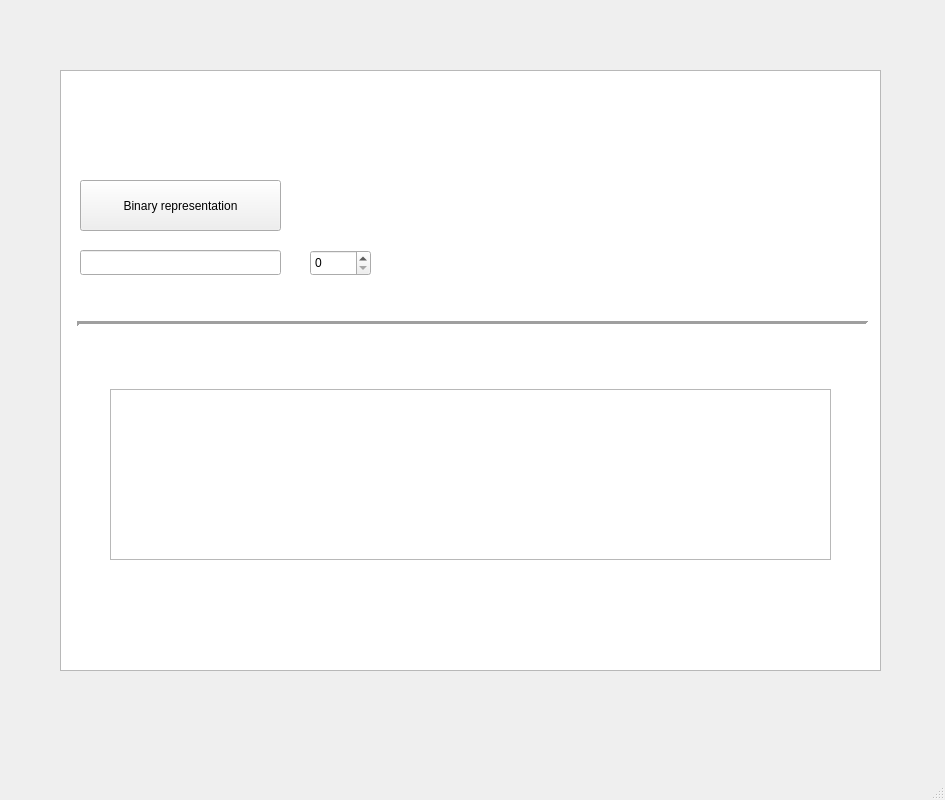
<?xml version="1.0" encoding="UTF-8"?>
<ui version="4.0">
 <class>MainWindow</class>
 <widget class="QMainWindow" name="MainWindow">
  <property name="geometry">
   <rect>
    <x>0</x>
    <y>0</y>
    <width>945</width>
    <height>800</height>
   </rect>
  </property>
  <property name="windowTitle">
   <string>MainWindow</string>
  </property>
  <widget class="QWidget" name="centralwidget">
   <widget class="QLineEdit" name="inputLineEdit">
    <property name="geometry">
     <rect>
      <x>80</x>
      <y>250</y>
      <width>201</width>
      <height>25</height>
     </rect>
    </property>
   </widget>
   <widget class="QSpinBox" name="precisionSpinBox">
    <property name="geometry">
     <rect>
      <x>310</x>
      <y>250</y>
      <width>61</width>
      <height>26</height>
     </rect>
    </property>
   </widget>
   <widget class="QPushButton" name="convertButton">
    <property name="geometry">
     <rect>
      <x>80</x>
      <y>180</y>
      <width>201</width>
      <height>51</height>
     </rect>
    </property>
    <property name="text">
     <string>Binary representation</string>
    </property>
   </widget>
   <widget class="QTextEdit" name="textEdit">
    <property name="geometry">
     <rect>
      <x>110</x>
      <y>389</y>
      <width>721</width>
      <height>171</height>
     </rect>
    </property>
   </widget>
   <widget class="QListWidget" name="listWidget">
    <property name="geometry">
     <rect>
      <x>60</x>
      <y>70</y>
      <width>821</width>
      <height>601</height>
     </rect>
    </property>
    <property name="cursor" stdset="0">
     <cursorShape>ArrowCursor</cursorShape>
    </property>
   </widget>
   <widget class="Line" name="line">
    <property name="geometry">
     <rect>
      <x>77</x>
      <y>310</y>
      <width>791</width>
      <height>28</height>
     </rect>
    </property>
    <property name="lineWidth">
     <number>3</number>
    </property>
    <property name="orientation">
     <enum>Qt::Horizontal</enum>
    </property>
   </widget>
   <zorder>listWidget</zorder>
   <zorder>inputLineEdit</zorder>
   <zorder>precisionSpinBox</zorder>
   <zorder>convertButton</zorder>
   <zorder>textEdit</zorder>
   <zorder>line</zorder>
  </widget>
  <widget class="QMenuBar" name="menubar">
   <property name="geometry">
    <rect>
     <x>0</x>
     <y>0</y>
     <width>945</width>
     <height>22</height>
    </rect>
   </property>
  </widget>
  <widget class="QStatusBar" name="statusbar"/>
 </widget>
 <resources/>
 <connections/>
</ui>
